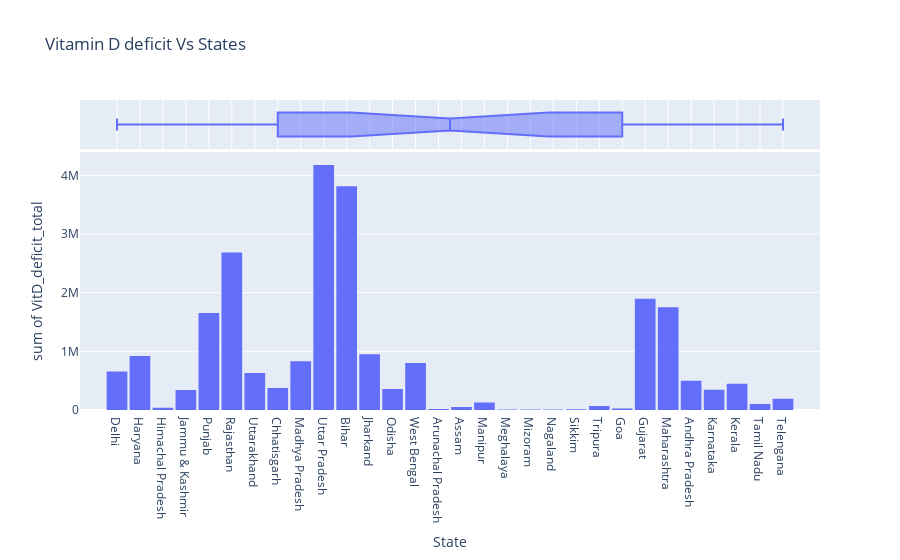

The notebook cell this image was saved under:
### Code cell
fig = px.histogram(data, marginal='box',
                   x="State", 
                   y = "VitD_deficit_total",
                   title='Vitamin D deficit Vs States')
fig.update_layout(bargap=0.1)
fig.show()

### Figure 1 — Plotly figure (JSON) as saved in the notebook; plotly's stock layout.template omitted (floating-point values rounded to 4 significant figures)
{"data": [{"alignmentgroup": "True", "bingroup": "x", "histfunc": "sum", "hovertemplate": "State=%{x}<br>sum of VitD_deficit_total=%{y}<extra></extra>", "legendgroup": "", "marker": {"color": "#636efa", "pattern": {"shape": ""}}, "name": "", "offsetgroup": "", "orientation": "v", "showlegend": false, "type": "histogram", "x": ["Delhi", "Haryana", "Himachal Pradesh", "Jammu & Kashmir", "Punjab", "Rajasthan", "Uttarakhand", "Chhatisgarh", "Madhya Pradesh", "Uttar Pradesh", "Bihar", "Jharkand", "Odisha", "West Bengal", "Arunachal Pradesh", "Assam", "Manipur", "Meghalaya", "Mizoram", "Nagaland", "Sikkim", "Tripura", "Goa", "Gujarat", "Maharashtra", "Andhra Pradesh", "Karnataka", "Kerala", "Tamil Nadu", "Telengana"], "xaxis": "x", "y": [655500.0, 920600.0, 36480.0, 340200.0, 1653000.0, 2684000.0, 631100.0, 373300.0, 830200.0, 4174000.0, 3815000.0, 951700.0, 359000.0, 799000.0, 15030.0, 49480.0, 127100.0, 9828.0, 7905.0, 6373.0, 11100.0, 66340.0, 26570.0, 1898000.0, 1750000.0, 498400.0, 344700.0, 447600.0, 101300.0, 193800.0], "yaxis": "y"}, {"alignmentgroup": "True", "hovertemplate": "State=%{x}<extra></extra>", "legendgroup": "", "marker": {"color": "#636efa"}, "name": "", "notched": true, "offsetgroup": "", "showlegend": false, "type": "box", "x": ["Delhi", "Haryana", "Himachal Pradesh", "Jammu & Kashmir", "Punjab", "Rajasthan", "Uttarakhand", "Chhatisgarh", "Madhya Pradesh", "Uttar Pradesh", "Bihar", "Jharkand", "Odisha", "West Bengal", "Arunachal Pradesh", "Assam", "Manipur", "Meghalaya", "Mizoram", "Nagaland", "Sikkim", "Tripura", "Goa", "Gujarat", "Maharashtra", "Andhra Pradesh", "Karnataka", "Kerala", "Tamil Nadu", "Telengana"], "xaxis": "x2", "yaxis": "y2"}], "layout": {"bargap": 0.1, "barmode": "relative", "legend": {"tracegroupgap": 0}, "title": {"text": "Vitamin D deficit Vs States"}, "xaxis": {"anchor": "y", "domain": [0, 1], "title": {"text": "State"}}, "xaxis2": {"anchor": "y2", "domain": [0, 1], "matches": "x", "showgrid": true, "showticklabels": false}, "yaxis": {"anchor": "x", "domain": [0, 0.8316], "title": {"text": "sum of VitD_deficit_total"}}, "yaxis2": {"anchor": "x2", "domain": [0.8416, 1], "matches": "y2", "showgrid": false, "showline": false, "showticklabels": false, "ticks": ""}}}
